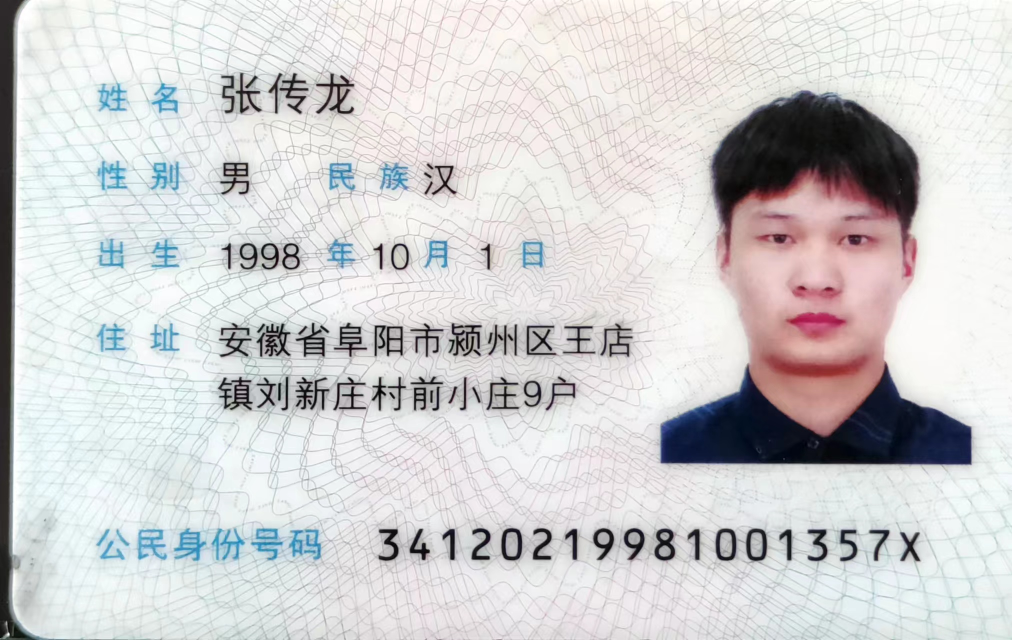
#> input picture python学习/review/图像处理/res/img.png, 2024 x 1280 px (shown at 1/2 size)
$ python PillowTest03.py
#> lines starting #> are read from the running program, lines starting #| are printed output that depends on the picture
# python learing
# author:TNT
from PIL import Image

image = Image.open('./res/img.png')
#> image is the input picture: PIL image 2024x1280 RGB; mean R, G, B 208.7, 208.1, 208.9
size = 128, 128
image.thumbnail(size)
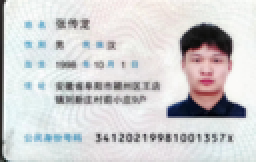
#> image: PIL image 128x81 RGB (shown 2 times larger); mean R, G, B 208.7, 208.1, 208.9
image.show()
